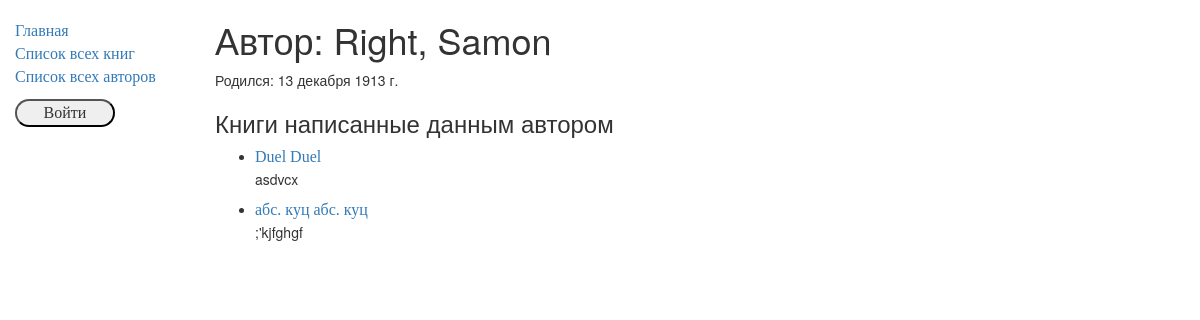
/catalog/author/3, run on the app's committed database.
### catalog/models.py (models this page shows, shortened)
class Author(models.Model):
    first_name = models.CharField(max_length=100)
    last_name = models.CharField(max_length=100)
    date_of_birth = models.DateField(null=True, blank=True)
    date_of_death = models.DateField('Died', null=True, blank=True)
    def __str__(self):
        return '%s, %s' % (self.last_name, self.first_name)

class Book(models.Model):
    title = models.CharField(max_length=200)
    author = models.ForeignKey('Author', on_delete=models.SET_NULL, null=True)
    summary = models.TextField(max_length=1000, help_text="Enter a brief description of the book")
    isbn = models.CharField('ISBN', max_length=13, help_text='13 Character <a href="https://www.isbn-international.org/content/what-isbn">ISBN number</a>')
    genre = models.ManyToManyField(Genre, help_text="Select a genre for this book")
    def display_genre(self):
        return ','.join([ genre.name for genre in self.genre.all()[:3]])
    display_genre.short_description = 'Genre'
    def __str__(self):
        return self.title

### catalog/views.py (the view, shortened to what this page needs)
# urls.py: re_path(r'^author/(?P<pk>\d+)$', views.AuthorDetailView.as_view(), name='author-detail'),
class AuthorDetailView(generic.DetailView):
    model = Author
    paginate_by = 2
    def get_context_data(self, **kwargs):
        context = super().get_context_data(**kwargs)
        context['books'] = Book.objects.filter(author=self.object)
        return context

### catalog/templates/catalog/author_detail.html
{% extends "base_generic.html" %}
{% block content %}
  <h1>Автор: {{ author }}</h1>
  <p>Родился: {{ author.date_of_birth }}</p>
  <h3>Книги написанные данным автором</h3>
  <ul>
    {% for book in books %}
      <li>
        <a href="{% url 'book-detail' book.pk %}">{{ book.title }} {{ book }}</a>
      </li>
    <p>{{ book.summary }}</p>
    {% empty %}
      <li>Автор не имеет книг</li>
    {% endfor %}
  </ul>
{% endblock %}

### catalog/static/css/styles.css (style rules this page uses)
ul > li { font-family: "Times New Roman"; font-size: 16px; }

### data on the page
Author: last_name+first_name "Right, Samon", date_of_birth "13 декабря 1913 г."
Book: title "Duel", summary "asdvcx"
Book: title "абс. куц", summary ";'kjfghgf"
